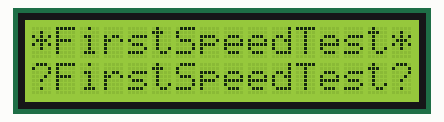
Simulated run of this sketch. Board: Arduino Uno, built with avr-gcc and run on an emulated ATmega328P. Parts: 16×2 character LCD.

Above: at 1.1 s.
At 11.1 s:
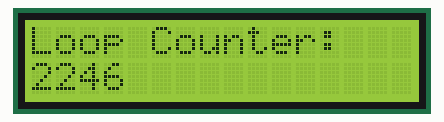

The sketch:

JB_LCD_SpeedTest.ino
```cpp
/*
  New LCD Library (Speed Test)
*/

#include <LiquidCrystal.h>

LiquidCrystal lcd(14, 12,   4, 5, 6, 7,   8, 9, 10, 11);  // 8 bit mode

int _version = 1;

unsigned long _endTime_me;
unsigned long _loopCounter = 0;
boolean _done = false;
char _row1[] = "*FirstSpeedTest*";
char _row2[] = "?FirstSpeedTest?";

// ----------

void setup()
{
  // some displays need time to initialize
  delay(1000);
  // initialize LCD and set up the number of columns and rows
  lcd.begin(16, 2);
  // testing time 10 seconds = 10 * 1000 [ms] = 10000 [ms]
  _endTime_me = millis() + 10 * 1000;
}

void loop()
{
  if (! _done) {
    if (_endTime_me < millis()) {
      lcd.clear();
      lcd.setCursor(0, 0);
      lcd.print("Loop Counter:");
      lcd.setCursor(0, 1);
      lcd.print(_loopCounter);
      _done = true;
    } else {
      // our code will always check all versions otherwise the number of "if" conditions is not the same between tests

      if (1 == _version) {
        // ORIG: 1710 --> 171 loops per sec = 171 [loops / sec] or "frames per sec"
        // NEW:  4141 --> 414 [loops / sec] ... (2.4 times faster)
        //
        // 414 frames = 100% computing time
        // --> display time for one frame = 1000 [ms] / 414 frames = 2.415 [ms / frame]
        // --> fixed 25 Hz refresh rate = 25 * 2.415 [ms] = 60.38 [ms] or 16.7% of total available computing time
        lcd.setCursor(0, 0);
        lcd.print(_row1);
        lcd.setCursor(0, 1);
        lcd.print(_row2);
      }

      if (2 == _version) {
        // ORIG:  862 -->  86 frames per sec
        // NEW:  2048 --> 204 frames per sec (2.4 times faster)
        // compiler adds a trailing "0" to our string
        for (int x = 0; x < sizeof(_row1); x++) {
          lcd.setCursor(x, 0);
          lcd.print(_row1[x]);
        }

        for (int x = 0; x < sizeof(_row2); x++) {
          // ORIG:  6441 -->  644 frmaes per sec --> div by 4 = 161 (almost linear to _version == 1, beside some missing setCursor calls)
          // NEW:  15486 --> 1548 frmaes per sec (2.4 times faster) --> div by 4 = 387 (almost linear to _version == 1, beside some missing setCursor calls)
          lcd.setCursor(x, 1);
          lcd.print(_row2[x]);
        }
      }

      if (3 == _version) {
          lcd.setCursor(0, 0);
          lcd.print("only 8..");
      }

      _loopCounter++;
    }
  }
}
```

Measured:
- what the display in image 0 shows lasts 10.0 s, from 1.1 s to 11.1 s
